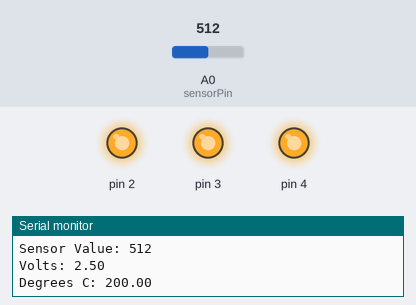
Bench run of a sketch on a simulated Arduino Uno, built with avr-gcc and run on an emulated ATmega328P. Parts: output pins drawn as LEDs (lit = HIGH), the last lines printed to the serial monitor. Inputs (shaded band) come from the test bench; at power-on: A0 (sensorPin) = 512.

Above: at 5.8 s.
5.9 s: A0 (sensorPin) set to 179
11.9 s: A0 (sensorPin) set to 164
At 15.6 s:
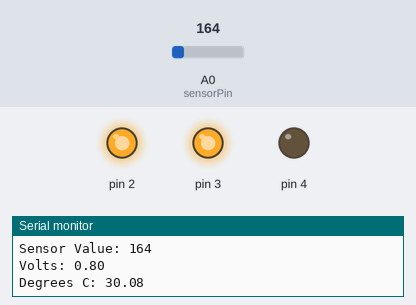
17.9 s: A0 (sensorPin) set to 122
At 20.7 s:
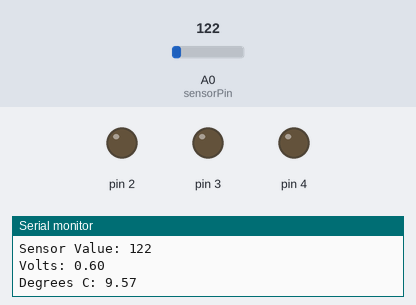
23.9 s: A0 (sensorPin) set to 306
At 25.7 s:
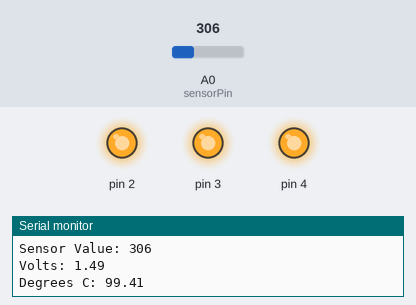
29.9 s: A0 (sensorPin) set to 0
At 30.8 s:
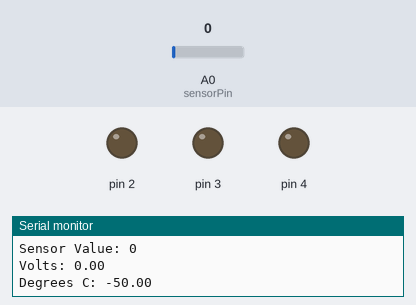
Timing chart, 0 to 32.9 s (numbered marks = the images above; inputs shaded):
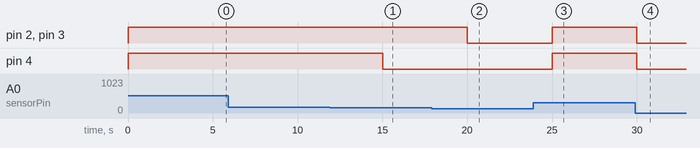

The sketch:

Temperature_mod.ino
```cpp
const int sensorPin = A0;
const float baselineTemp = 24.20;

void setup() {
  // put your setup code here, to run once:
  Serial.begin(9600); // open a serial port
  for(int pinNumber = 2; pinNumber<5; pinNumber++){
    pinMode(pinNumber, OUTPUT);
    digitalWrite(pinNumber, LOW);
}
}

void loop() {
  // put your main code here, to run repeatedly:
  int sensorVal = analogRead(sensorPin);
  Serial.print("Sensor Value: ");
  Serial.println(sensorVal);

  // convert the ADC reading to voltage
  float voltage = (sensorVal/1024.0)*5.0; // converts sernosor value to voltage
  Serial.print("Volts: ");
  Serial.println(voltage);

  Serial.print("Degrees C: ");
  float Temperature = (voltage -.5) * 100;  // convert the voltage to temperature in degrees
  Serial.println(Temperature);

  if (Temperature < baselineTemp+2){
    digitalWrite(2, LOW);
    digitalWrite(3, LOW);
    digitalWrite(4, LOW);
  }else if (Temperature >= baselineTemp+2 &&
  Temperature < baselineTemp+4){
    digitalWrite(2, HIGH);
    digitalWrite(3, LOW);
    digitalWrite(4, LOW);
    }else if (Temperature >= baselineTemp+4 &&
  Temperature < baselineTemp+6){
    digitalWrite(2, HIGH);
    digitalWrite(3, HIGH);
    digitalWrite(4, LOW);
     }else if (Temperature >= baselineTemp+6) {
      digitalWrite(2, HIGH);
    digitalWrite(3, HIGH);
    digitalWrite(4, HIGH);

  }
  delay(5000);
}
```

Measured:
- the behaviour switches between 165 and 164 on A0 (sensorPin) (found by bisection; images 0 and 1)
- after the input at 11.9 s, pin 4: HIGH → LOW after 3.1 s
- after the input at 17.9 s, pin 2, pin 3: HIGH → LOW after 2.1 s
- after the input at 23.9 s, pin 2–4: LOW → HIGH after 1.1 s
- after the input at 29.9 s, pin 2–4: HIGH → LOW after 0.11 s
